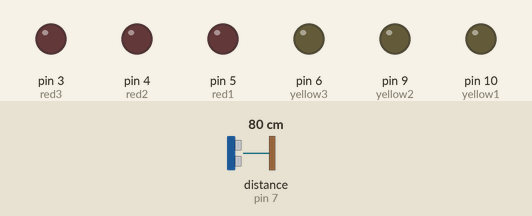
Simulated run of this sketch. Board: Arduino Uno, built with avr-gcc and run on an emulated ATmega328P. Shown: output pins drawn as LEDs (lit = HIGH). Wiring (inferred from the names in the program): ultrasonic range finder: trigger pin 8; echo pin 7. The test bench sets the inputs (shaded band); at power-on: distance to the obstacle (sensor on pin 7) 80 cm. The echo pulse lasts 58.3 µs per cm; pins used as bus, display or sensor lines are not drawn.

Above: at 1.5 s.
1.6 s: distance to the obstacle (sensor on pin 7) set to 35 cm
At 2.07 s:
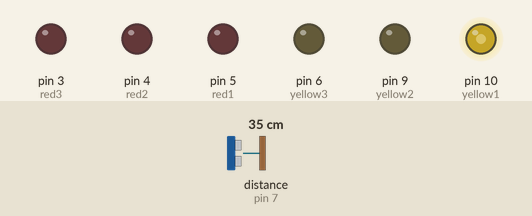
4.6 s: distance to the obstacle (sensor on pin 7) set to 2 cm
At 5.5 s:
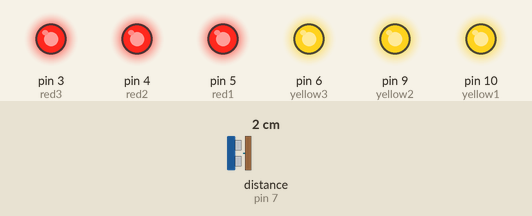
6.1 s: distance to the obstacle (sensor on pin 7) set to 6 cm
7.6 s: distance to the obstacle (sensor on pin 7) set to 9 cm
At 8.2 s:
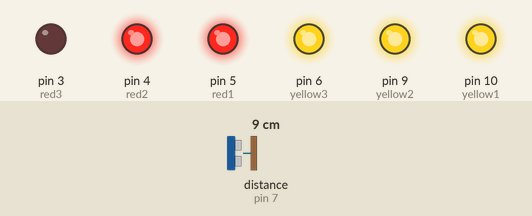
9.1 s: distance to the obstacle (sensor on pin 7) set to 18 cm
At 10.3 s:
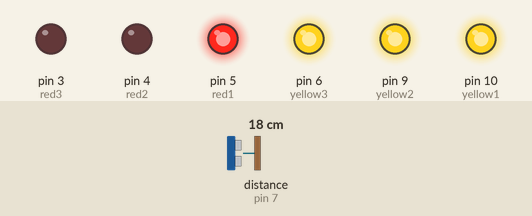
10.6 s: distance to the obstacle (sensor on pin 7) set to 4 cm
At 11.7 s:
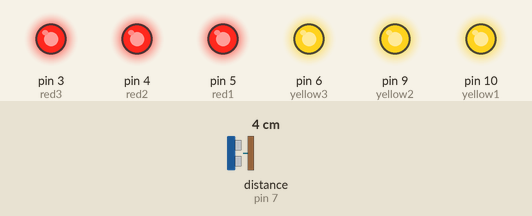
Timing chart, 0 to 13.1 s (numbered marks = the images above; inputs shaded):
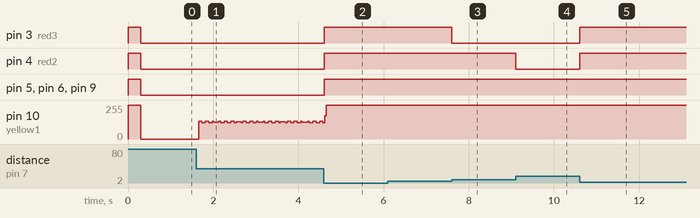

Measured:
- the behaviour switches between 7 and 8 cm on distance to the obstacle (sensor on pin 7) (found by bisection; images 2 and 3)
- after the input at 1.6 s, pin 10 (yellow1): 0/255 → 132/255 after 0.06 s, then repeats every 1.0 s: 123/255 0.08 s, 132/255 0.08 s, 123/255 0.08 s, 132/255 0.04 s, 126/255 0.12 s, 132/255 0.04 s, 2 × (123/255 0.08 s, 132/255 0.08 s), 123/255 0.04 s, 129/255 0.12 s, 123/255 0.04 s, 132/255 0.08 s
- after the input at 4.6 s, pin 3 (red3), pin 4 (red2), pin 5 (red1), pin 6 (yellow3), pin 9 (yellow2): LOW → HIGH at once
- after the input at 6.1 s, every drawn part: stays the same
- after the input at 7.6 s, pin 3 (red3): HIGH → LOW at once
- after the input at 9.1 s, pin 4 (red2): HIGH → LOW at once
- after the input at 10.6 s, pin 3 (red3), pin 4 (red2): LOW → HIGH at once

The sketch:

led_and_ultrasonic_pattern.ino
```cpp
#define echoPin 7 // Echo Pin
#define trigPin 8 // Trigger Pin


//const int freq = 500;
//const int dur = 20;
//const int buzzer = 3;
const int red3 = 3;
const int red2 = 4;
const int red1 = 5;
const int yellow3 = 6;
const int yellow2 = 9;
const int yellow1 = 10;
//const int green3 = 11;
//const int green2 = 12;
//const int green1 = 13;


int maximumRange = 200; // Maximum range needed
int minimumRange = 0; // Minimum range needed
long duration, distance; // Duration used to calculate distance


void setup() {
// pinMode(buzzer, OUTPUT);
 pinMode(trigPin, OUTPUT);
 pinMode(echoPin, INPUT);
// pinMode(green1, OUTPUT);
// pinMode(green2, OUTPUT);
// pinMode(green3, OUTPUT);
 pinMode(yellow1, OUTPUT);
 pinMode(yellow2, OUTPUT);
 pinMode(yellow3, OUTPUT);
 pinMode(red1, OUTPUT);
 pinMode(red2, OUTPUT);
 pinMode(red3, OUTPUT);


// digitalWrite(green1, HIGH);
// digitalWrite(green2, HIGH);
// digitalWrite(green3, HIGH);
 digitalWrite(yellow1, HIGH);
 digitalWrite(yellow2, HIGH);
 digitalWrite(yellow3, HIGH);
 digitalWrite(red1, HIGH);
 digitalWrite(red2, HIGH);
 digitalWrite(red3, HIGH);

 delay(300);
// digitalWrite(green1, LOW);
// digitalWrite(green2, LOW);
// digitalWrite(green3, LOW);
 digitalWrite(yellow1, LOW);
 digitalWrite(yellow2, LOW);
 digitalWrite(yellow3, LOW);
 digitalWrite(red1, LOW);
 digitalWrite(red2, LOW);
 digitalWrite(red3, LOW);

 //tone(buzzer, freq, duration);

}

void loop() {
/* The following trigPin/echoPin cycle is used to determine the
 distance of the nearest object by bouncing soundwaves off of it. */
 digitalWrite(trigPin, LOW);
 delayMicroseconds(2);


 digitalWrite(trigPin, HIGH);
 delayMicroseconds(10);

 digitalWrite(trigPin, LOW);
 duration = pulseIn(echoPin, HIGH);

 //Calculate the distance (in cm) based on the speed of sound.
 distance = duration/58.2;


 if (distance < 7){
//   digitalWrite(green1, HIGH);
//   digitalWrite(green2, HIGH);
//   digitalWrite(green3, HIGH);
   digitalWrite(yellow1, HIGH);
   digitalWrite(yellow2, HIGH);
   digitalWrite(yellow3, HIGH);
   digitalWrite(red1, HIGH);
   digitalWrite(red2, HIGH);
   digitalWrite(red3, HIGH);


 } else if (distance < 15){
//   digitalWrite(green1, HIGH);
//   digitalWrite(green2, HIGH);
//   digitalWrite(green3, HIGH);
   digitalWrite(yellow1, HIGH);
   digitalWrite(yellow2, HIGH);
   digitalWrite(yellow3, HIGH);
   digitalWrite(red1, HIGH);
   digitalWrite(red2, HIGH);
   digitalWrite(red3, LOW);


 } else if (distance < 20){
//   digitalWrite(green1, HIGH);
//   digitalWrite(green2, HIGH);
//   digitalWrite(green3, HIGH);
   digitalWrite(yellow1, HIGH);
   digitalWrite(yellow2, HIGH);
   digitalWrite(yellow3, HIGH);
   digitalWrite(red1, HIGH);
   digitalWrite(red2, LOW);
   digitalWrite(red3, LOW);


 } else if (distance < 25){
//   digitalWrite(green1, HIGH);
//   digitalWrite(green2, HIGH);
//   digitalWrite(green3, HIGH);
   digitalWrite(yellow1, HIGH);
   digitalWrite(yellow2, HIGH);
   digitalWrite(yellow3, HIGH);
   digitalWrite(red1, LOW);
   digitalWrite(red2, LOW);
   digitalWrite(red3, LOW);


 } else if (distance < 30){
//   digitalWrite(green1, HIGH);
//   digitalWrite(green2, HIGH);
//   digitalWrite(green3, HIGH);
   digitalWrite(yellow1, HIGH);
   digitalWrite(yellow2, HIGH);
   digitalWrite(yellow3, LOW);
   digitalWrite(red1, LOW);
   digitalWrite(red2, LOW);
   digitalWrite(red3, LOW);


 } else if (distance < 35){
//   digitalWrite(green1, HIGH);
//   digitalWrite(green2, HIGH);
//   digitalWrite(green3, HIGH);
   digitalWrite(yellow1, HIGH);
   digitalWrite(yellow2, LOW);
   digitalWrite(yellow3, LOW);
   digitalWrite(red1, LOW);
   digitalWrite(red2, LOW);
   digitalWrite(red3, LOW);


 } else if (distance < 40){
//   digitalWrite(green1, HIGH);
//   digitalWrite(green2, HIGH);
//   digitalWrite(green3, HIGH);
   digitalWrite(yellow1, LOW);
   digitalWrite(yellow2, LOW);
   digitalWrite(yellow3, LOW);
   digitalWrite(red1, LOW);
   digitalWrite(red2, LOW);
   digitalWrite(red3, LOW);


 } else if (distance < 45){
//   digitalWrite(green1, HIGH);
//   digitalWrite(green2, HIGH);
//   digitalWrite(green3, LOW);
   digitalWrite(yellow1, LOW);
   digitalWrite(yellow2, LOW);
   digitalWrite(yellow3, LOW);
   digitalWrite(red1, LOW);
   digitalWrite(red2, LOW);
   digitalWrite(red3, LOW);


 } else if (distance < 50){
//   digitalWrite(green1, HIGH);
//   digitalWrite(green2, LOW);
//   digitalWrite(green3, LOW);
   digitalWrite(yellow1, LOW);
   digitalWrite(yellow2, LOW);
   digitalWrite(yellow3, LOW);
   digitalWrite(red1, LOW);
   digitalWrite(red2, LOW);
   digitalWrite(red3, LOW);


 } else if (distance < 55){
//   digitalWrite(green1, LOW);
//   digitalWrite(green2, LOW);
//   digitalWrite(green3, LOW);
   digitalWrite(yellow1, LOW);
   digitalWrite(yellow2, LOW);
   digitalWrite(yellow3, LOW);
   digitalWrite(red1, LOW);
   digitalWrite(red2, LOW);
   digitalWrite(red3, LOW);

 } else if (distance > 55){
//   digitalWrite(green1, LOW);
//   digitalWrite(green2, LOW);
//   digitalWrite(green3, LOW);
   digitalWrite(yellow1, LOW);
   digitalWrite(yellow2, LOW);
   digitalWrite(yellow3, LOW);
   digitalWrite(red1, LOW);
   digitalWrite(red2, LOW);
   digitalWrite(red3, LOW);
 }

//if(distance < 7){
//   tone(buzzer, freq, dur);
//   delay(5);
// } else if (distance < 15){
//   tone(buzzer, freq, dur);
//   delay(10);
// } else if (distance < 20){
//   tone(buzzer, freq, dur);
//   delay(15);
// } else if (distance < 25){
//   tone(buzzer, freq, dur);
//   delay(20);
// } else if (distance < 30){
//   tone(buzzer, freq, dur);
//   delay(25);
// } else if (distance < 35){
//   tone(buzzer, freq, dur);
//   delay(30);
// } else if (distance < 40){
//   tone(buzzer, freq, dur);
//   delay(35);
// } else if (distance < 45){
//   tone(buzzer, freq, dur);
//   delay(40);
// } else if (distance < 50){
//   tone(buzzer, freq, dur);
//   delay(45);
// } else if (distance < 55){
//   tone(buzzer, freq, dur);
//   delay(50);
// }


 //Delay 50ms before next reading.
 //delay(50);
}
```
